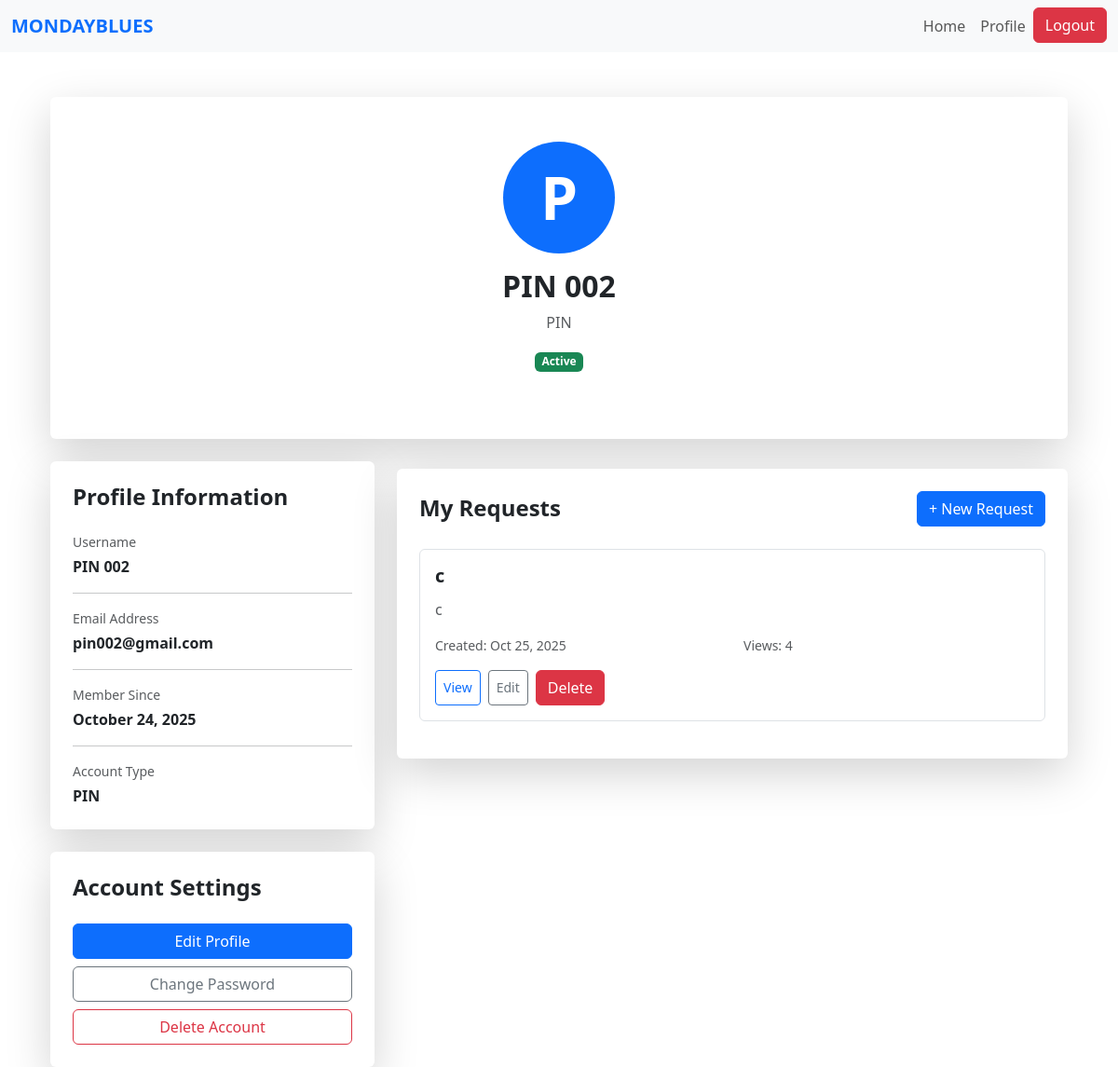
The app's page /pin/profile (signed in), older data.
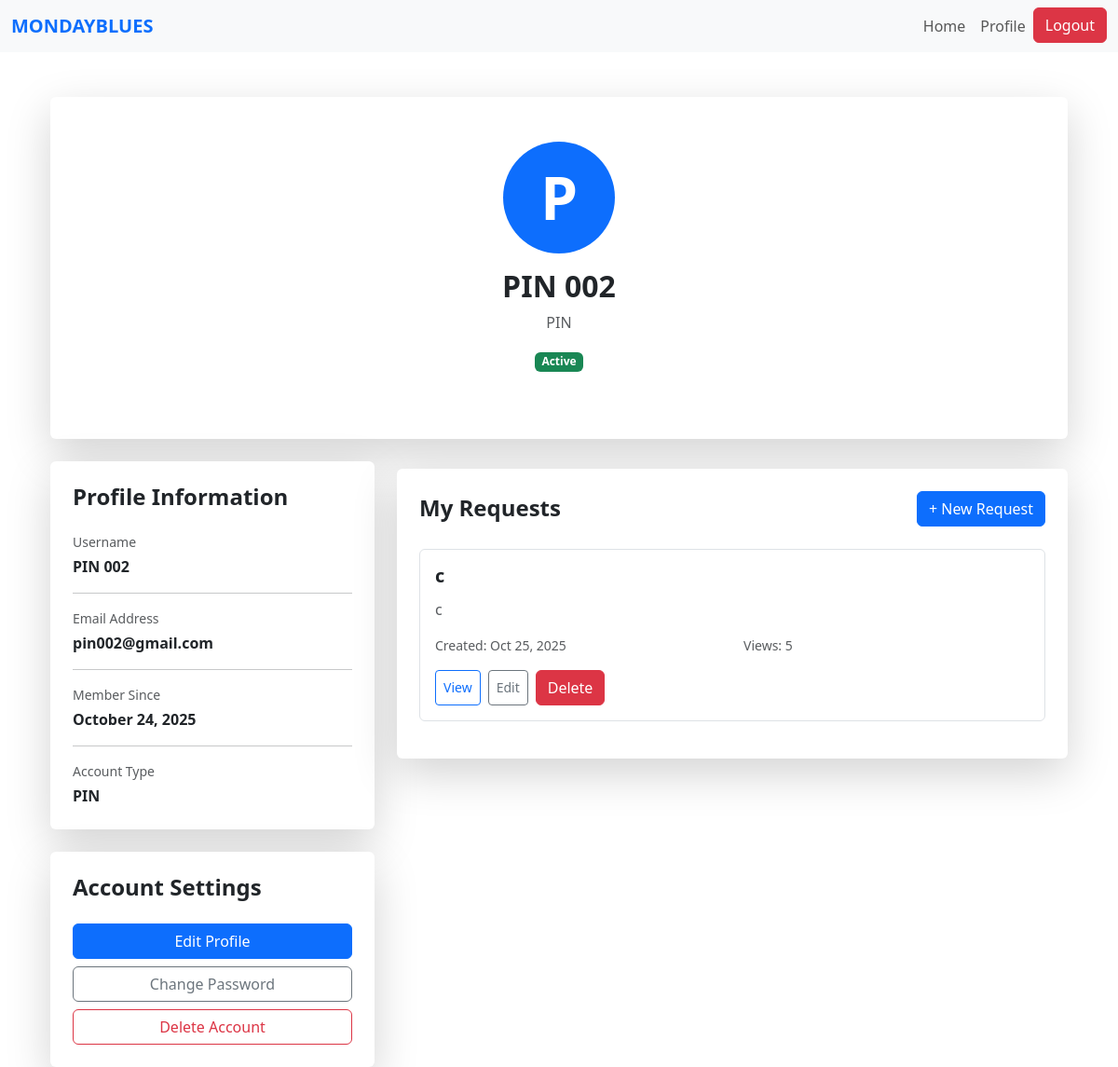
The same page, newer data.
### website/models.py (models this page shows)
class Request(db.Model):
    id = db.Column(db.Integer, primary_key=True)
    title = db.Column(db.String(150), nullable=False)
    description = db.Column(db.Text, nullable=False)
    category_id = db.Column(db.Integer, db.ForeignKey('category.id'), nullable=False)
    category = db.relationship('Category', backref='requests')
    status = db.Column(db.String(20), default='Pending')  # Pending, Accepted, Completed
    scheduled_datetime = db.Column(db.DateTime, nullable=False)
    view_count = db.Column(db.Integer, default=0)
    date_created = db.Column(db.DateTime, default=datetime.utcnow)
    user_id = db.Column(db.Integer, db.ForeignKey('user.id'), nullable=False)
    volunteer_id = db.Column(db.Integer, db.ForeignKey('volunteer.id'), nullable=True)
    user = db.relationship('User', backref=db.backref('requests', lazy=True, cascade='all, delete-orphan'), lazy=True)
    volunteer = db.relationship('Volunteer', backref=db.backref('assigned_requests', lazy=True), lazy=True)

### website/pin.py (the view)
@pin.route('/pin/profile')
@login_required
def pin_profile():
    if current_user.role != 'PIN':
        flash('Access denied.', 'danger')
        return redirect(url_for('views.home'))
    requests = Request.query.filter_by(user_id=current_user.id).order_by(Request.date_created.desc()).all()
    return render_template("pin_profile.html", requests=requests)

### website/templates/pin_profile.html (shortened to what the changed rows need)
{% extends "base.html" %}
{% block content %}
<div class="container mt-5">
    <div class="row justify-content-center">
        <div class="col-md-10 col-lg-12">
            <div class="card shadow-lg border-0 mb-4">
                <div class="card-body p-5">
                    <div class="text-center mb-4">
                        <h2 class="fw-bold mb-2">{{ current_user.name }}</h2>
                    </div>
                </div>
            </div>
            <div class="row">
                <div class="col-lg-8 mt-2">
                    <div class="card shadow-lg border-0">
                        <div class="card-body p-4">
                            {% if current_user.status == "Pending" or current_user.status == "Suspended" %}
                                <div class="text-center py-5">
                                    <i class="bi bi-lock" style="font-size: 4rem; color: #ccc;"></i>
                                    <h4 class="fw-bold mt-3">Account Pending or Suspended</h4>
                                    <p class="text-muted">
                                        Your account is currently inactive. Please contact the administrator or wait for approval before creating requests.
                                    </p>
                                </div>
                            {% else %}
                                {% if requests %}
                                    {% for request in requests %}
                                        <div class="card mb-3 border">
                                            <div class="card-body">
                                                <div class="d-flex justify-content-between align-items-start mb-2">
                                                    <h5 class="fw-bold mb-1">{{ request.title }}</h5>
                                                </div>
                                                <p class="text-muted mb-3">
                                                    {{ request.description[:100] }}{% if request.description|length > 100 %}...{% endif %}
                                                </p>
                                                <div class="row text-muted small mb-3">
                                                    <div class="col-md-6">
                                                         Created: {{ request.date_created.strftime('%b %d, %Y') }}
                                                    </div>
                                                    <div class="col-md-6">
                                                         Views: {{ request.view_count }}
                                                    </div>
                                                </div>
                                                <div class="d-flex gap-2">
                                                    <button class="btn btn-sm btn-outline-primary" onclick="location.href='/request/{{ request.id }}'">View</button>
                                                    {% if request.status == 'Completed' %}
                                                        <button class="btn btn-sm btn-outline-success" onclick="location.href='/request/{{ request.id }}/review'">Review</button>
                                                    {% else %}
                                                        <button class="btn btn-sm btn-outline-secondary" onclick="location.href='/request/{{ request.id }}/edit'">Edit</button>
                                                    {% endif %}
                                                    <form action="{{ url_for('csr.delete_request', request_id=request.id) }}" method="POST" onsubmit="return confirm('Are you sure you want to delete this request?');">
                                                        <button class="btn btn-danger" type="submit">
                                                             Delete
                                                        </button>
                                                    </form>
                                                </div>
                                            </div>
                                        </div>
                                    {% endfor %}
                                {% endif %}
                            {% endif %}
                        </div>
                    </div>
                </div>
            </div>
        </div>
    </div>
</div>
{% endblock %}

Row changes from the older to the newer data that the page shows:
changed Request: view_count "4" → "5"
